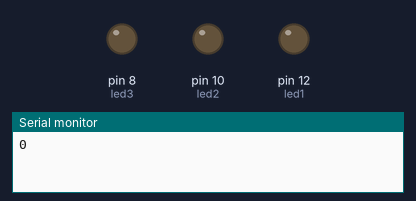
This sketch was run on a simulated Arduino Uno, built with avr-gcc and run on an emulated ATmega328P. Shown: output pins drawn as LEDs (lit = HIGH), the last lines printed to the serial monitor.

Above: at 0.5 s.
At 2.5 s:
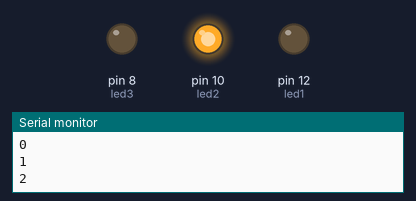
At 3.5 s:
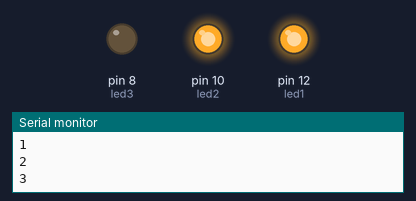
At 4.5 s:
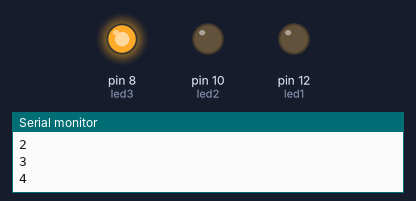
At 6.5 s:
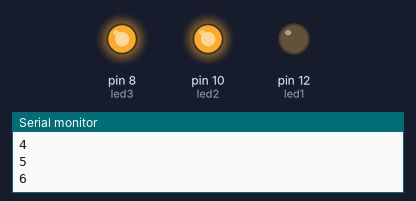
At 9.5 s:
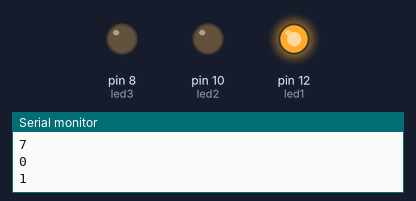
Timing chart, 0 to 10.4 s (numbered marks = the images above):
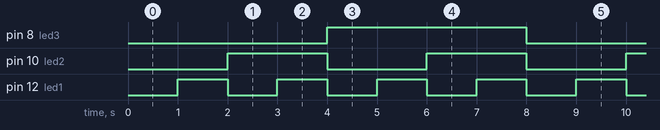

The sketch:

BinaryCounter.ino
```cpp
const int led1 = 12;
const int led2 = 10;
const int led3 = 8;
void setup() {
  // put your setup code here, to run once:
  Serial.begin(9600);
}

void bit0(){
  pinMode(led1, OUTPUT);
  digitalWrite(led1, HIGH);  // turn the LED on (HIGH is the voltage level)
  delay(1000);
}

void bit1(){
  pinMode(led2, OUTPUT);
  digitalWrite(led2, HIGH);  // turn the LED on (HIGH is the voltage level)
  delay(1000);
}

void bit2(){
  pinMode(led3, OUTPUT);
  digitalWrite(led3, HIGH);  // turn the LED on (HIGH is the voltage level)
  delay(1000);                      // dash duration

}
void loop() {
  // put your main code here, to run repeatedly:
  Serial.println("0");
  delay(1000);
  Serial.println("1");
  bit0();
  digitalWrite(led1, LOW);
  Serial.println("2");
  bit1();
  Serial.println("3");
  bit0();
  digitalWrite(led2, LOW);   // turn the LED off by making the voltage LOW
  digitalWrite(led1, LOW);
  Serial.println("4");
  bit2();
  Serial.println("5");
  bit0();
  digitalWrite(led1, LOW);
  Serial.println("6");
  bit1();
  Serial.println("7");
  bit0();
  digitalWrite(led2, LOW);   // turn the LED off by making the voltage LOW
  digitalWrite(led1, LOW);
  digitalWrite(led3, LOW);

}
```

Measured:
- by itself, pin 8 (led3): alternates HIGH for 4.0 s and LOW for 4.0 s
- by itself, pin 10 (led2): alternates HIGH for 2.0 s and LOW for 2.0 s
- by itself, pin 12 (led1): alternates HIGH for 1.0 s and LOW for 1.0 s
